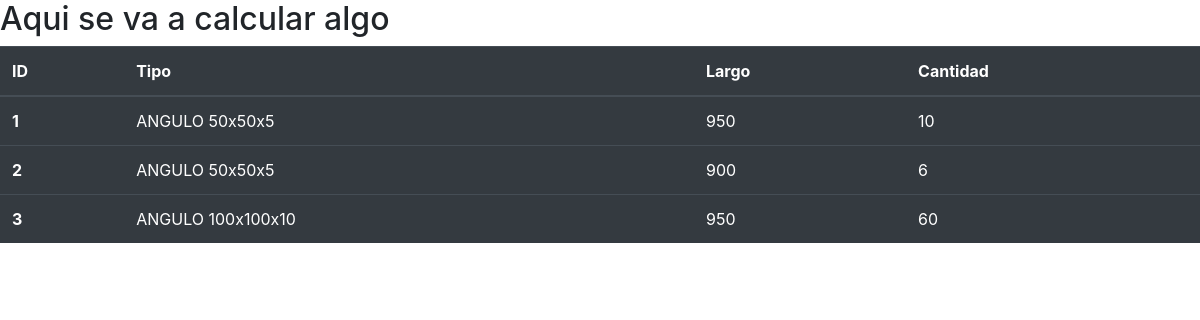
The app's page /, older data.
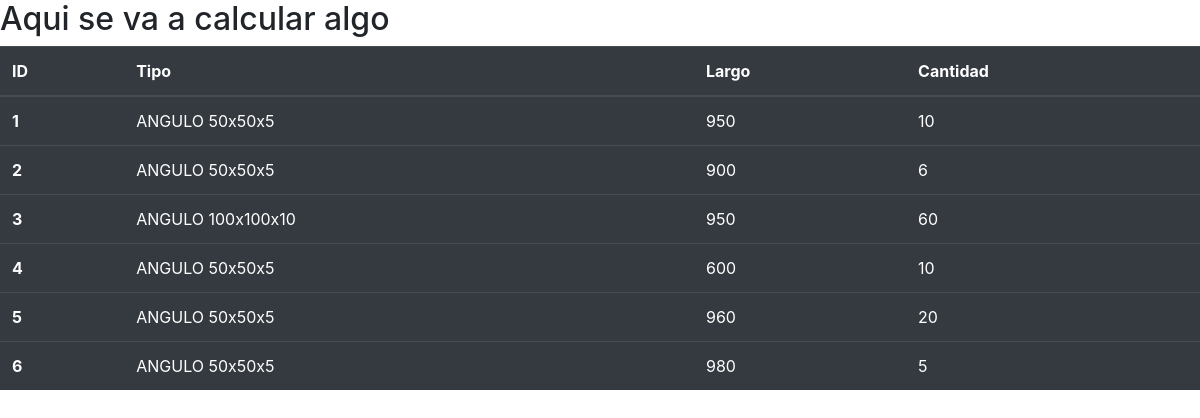
The same page, newer data.
### ocl/models.py (models this page shows, shortened)
class Almacen(models.Model):
    largo = models.IntegerField()
    cantidad = models.IntegerField()
    tipo = models.ForeignKey(Tipo, on_delete=models.CASCADE)
    fecha_creacion = models.DateField(auto_now_add=True, null=True)
    class Meta:
        verbose_name = 'Almacen'
        verbose_name_plural = 'Almacenes'

class Tipo(models.Model):
    descripcion = models.CharField(max_length=20)
    class Meta:
        verbose_name = 'Tipo de Material'
        verbose_name_plural = 'Tipo de Materiales'
    def __str__(self):
        return self.descripcion

### ocl/views.py (the view)
# urls.py: path('', calcular)
def calcular(request):
    if request.method == 'GET':
        lista = Almacen.objects.all()
        return render(request, 'templates/calculo.html', {'listado': lista})

### templates/calculo.html (shortened to what this page needs)
<!DOCTYPE html>
<html lang="es">
<head>
<link rel="stylesheet" href="https://stackpath.bootstrapcdn.com/bootstrap/4.5.2/css/bootstrap.min.css">
</head>
<body>
<h2>Aqui se va a calcular algo</h2>
<table class="table table-dark">
  <thead>
    <tr>
      <th scope="col">ID</th>
      <th scope="col">Tipo</th>
      <th scope="col">Largo</th>
      <th scope="col">Cantidad</th>
    </tr>
  </thead>
  <tbody>
     {% for lista in listado %}
    <tr>
      <th scope="row">{{ lista.id }}</th>
      <td>{{ lista.tipo }}</td>
      <td>{{ lista.largo }}</td>
      <td>{{ lista.cantidad }}</td>
    </tr>
  {% endfor %}
  </tbody>
</table>
</body>
</html>

Row changes from the older to the newer data that the page shows:
added Almacen: id "4", tipo "ANGULO 50x50x5", largo "600", cantidad "10"
added Almacen: id "5", tipo "ANGULO 50x50x5", largo "960", cantidad "20"
added Almacen: id "6", tipo "ANGULO 50x50x5", largo "980", cantidad "5"
